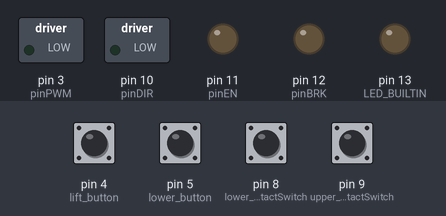
This sketch was run on a simulated Arduino Uno, built with avr-gcc and run on an emulated ATmega328P. Parts: switched loads named in the sketch (green lamp = pin HIGH), output pins drawn as LEDs (lit = HIGH). Inputs (shaded band) come from the test bench; at power-on: pin 4 (lift_button), pin 5 (lower_button), pin 8 (lower_contactSwitch), pin 9 (upper_contactSwitch) HIGH. What the sketch prints to the serial monitor is not drawn.

Above: at 1.2 s.
1.3 s: pin 4 (lift_button) pulled LOW for 0.15 s
At 2.6 s:
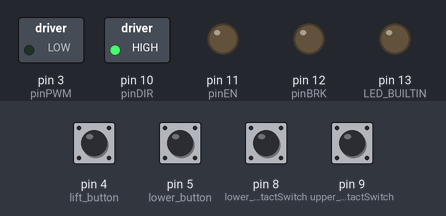
2.9 s: pin 5 (lower_button) pulled LOW for 0.15 s
At 2.97 s:
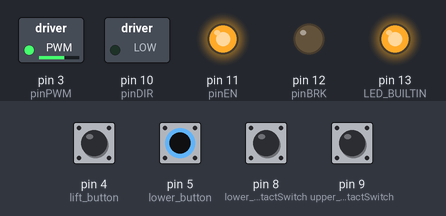
4.5 s: pin 5 (lower_button) pulled LOW for 3.2 s
At 8.1 s:
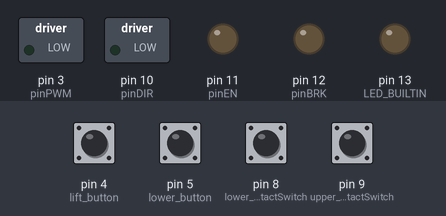
9.2 s: pin 4 (lift_button) pulled LOW for 1 s
At 10.0 s:
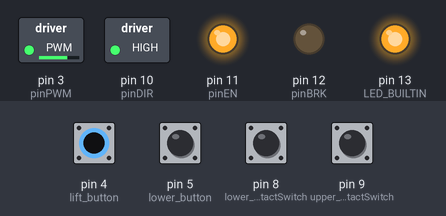
Timing chart, 0 to 12.2 s (numbered marks = the images above; inputs shaded):
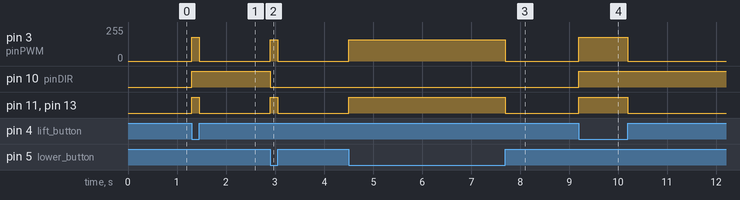

Measured:
- after the input at 1.3 s, pin 3 (pinPWM): 0/255 → 180/255 at once, → 0/255 0.15 s later; pin 10 (pinDIR): LOW → HIGH at once; pin 11 (pinEN), pin 13 (LED_BUILTIN): LOW → HIGH at once, → LOW 0.15 s later
- after the input at 2.9 s, pin 3 (pinPWM): 0/255 → 160/255 at once, → 0/255 0.15 s later; pin 10 (pinDIR): HIGH → LOW at once; pin 11 (pinEN), pin 13 (LED_BUILTIN): LOW → HIGH at once, → LOW 0.15 s later
- after the input at 4.5 s, pin 3 (pinPWM): 0/255 → 160/255 at once, → 0/255 3.2 s later; pin 11 (pinEN), pin 13 (LED_BUILTIN): LOW → HIGH at once, → LOW 3.2 s later
- after the input at 9.2 s, pin 3 (pinPWM): 0/255 → 180/255 at once, → 0/255 1.0 s later; pin 10 (pinDIR): LOW → HIGH at once; pin 11 (pinEN), pin 13 (LED_BUILTIN): LOW → HIGH at once, → LOW 1.0 s later

The sketch:

T3_Ready_HoldToRun.ino.ino
```cpp
/*
 * T3_Ready_HoldToRun.ino
 * Purpose: Validate manual “hold-to-run” behavior with interlocks (no FSM/Tension logic).
 */

const uint8_t lower_contactSwitch = 8;
const uint8_t upper_contactSwitch = 9;

const uint8_t lift_button  = 4;
const uint8_t lower_button = 5;

const uint8_t pinPWM = 3;
const uint8_t pinDIR = 10;
const uint8_t pinEN  = 11;
const uint8_t pinBRK = 12;

const uint8_t LIFT_DUTY = 180;
const uint8_t DROP_DUTY = 160;

void motorStop() {
  analogWrite(pinPWM, 0);
  digitalWrite(pinEN, LOW);
  digitalWrite(LED_BUILTIN, LOW);
}

void motorRun(uint8_t duty) {
  if (duty > 255) duty = 255;
  digitalWrite(pinEN, HIGH);
  analogWrite(pinPWM, duty);
  digitalWrite(LED_BUILTIN, duty > 0 ? HIGH : LOW);
}

void drivePull(uint8_t duty) { digitalWrite(pinDIR, HIGH); motorRun(duty); } // HIGH=PULL
void driveDrop(uint8_t duty) { digitalWrite(pinDIR, LOW);  motorRun(duty); } // LOW=DROP

bool readContactSwitch(uint8_t pin) { return digitalRead(pin) == LOW; } // active-low

void setup() {
  Serial.begin(115200);
  pinMode(LED_BUILTIN, OUTPUT);

  pinMode(lower_contactSwitch, INPUT_PULLUP);
  pinMode(upper_contactSwitch, INPUT_PULLUP);
  pinMode(lift_button,  INPUT_PULLUP);
  pinMode(lower_button, INPUT_PULLUP);

  pinMode(pinDIR, OUTPUT);  digitalWrite(pinDIR, LOW);
  pinMode(pinEN,  OUTPUT);  digitalWrite(pinEN,  LOW);
  pinMode(pinBRK, OUTPUT);  digitalWrite(pinBRK, LOW);
  pinMode(pinPWM, OUTPUT);  analogWrite(pinPWM, 0);

  Serial.println(F("[T3] Hold-to-run: hold LIFT/DROP; release to stop. Interlocks stop if limit is active."));
}

void loop() {
  bool liftHeld  = (digitalRead(lift_button)  == LOW);
  bool lowerHeld = (digitalRead(lower_button) == LOW);

  // Manual interlocks: stop if trying to move into an active limit
  if (liftHeld  && readContactSwitch(upper_contactSwitch)) { motorStop(); return; }
  if (lowerHeld && readContactSwitch(lower_contactSwitch)) { motorStop(); return; }

  if (liftHeld && !lowerHeld) {
    drivePull(LIFT_DUTY);
  } else if (lowerHeld && !liftHeld) {
    driveDrop(DROP_DUTY);
  } else {
    motorStop();
  }
}
```
